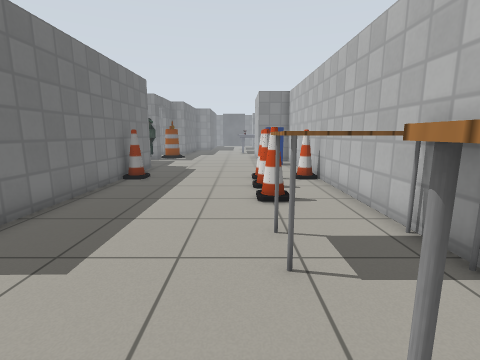
View 1 (above)

14 first-person views from a walk through a robot-simulator world made for Gazebo. The camera is 1 m above the floor, tilts 10° down and sees 85° across. The lines on the ground mark 1 m squares. The floor is counted in squares, 0.5 m on a side. Each view is taken from the middle of a square. On the plan, view 1 faces up. The plan holds only what a view shows up to about 16 squares ahead; the rest is blank. The place goes on beyond the plan. The robots in the file are not drawn. Simple patterns stand in for the simulator's built-in surfaces. Some stock models are drawn as simple stand-ins.

View 2
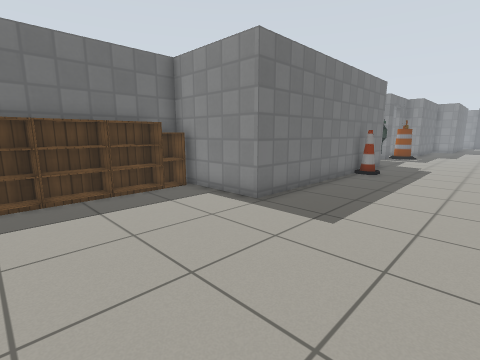

View 3
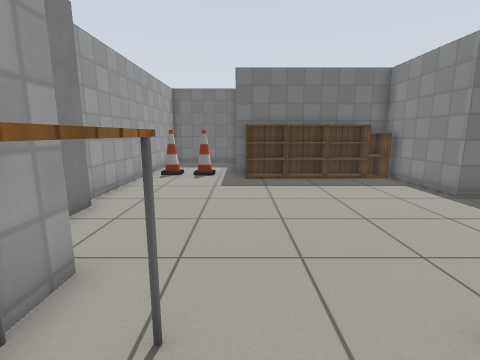

View 4
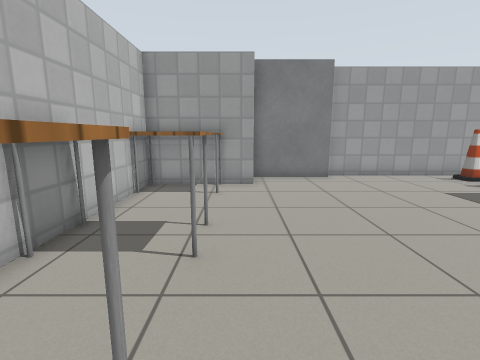

View 5
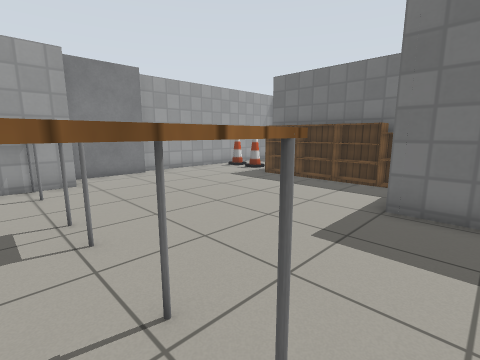

View 6
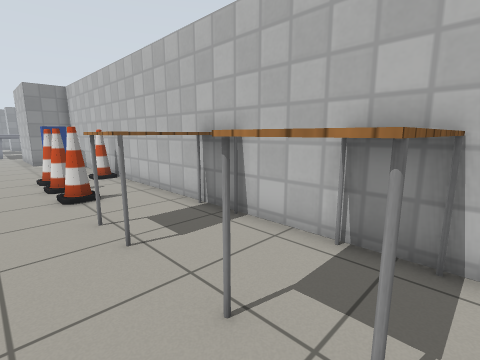

View 7
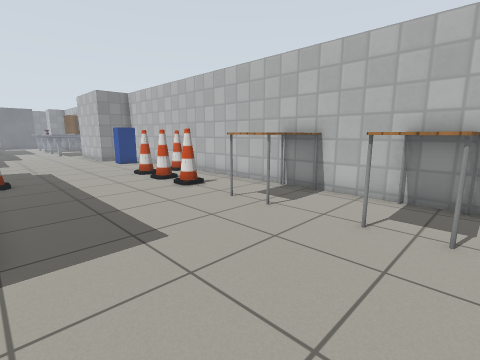

View 8
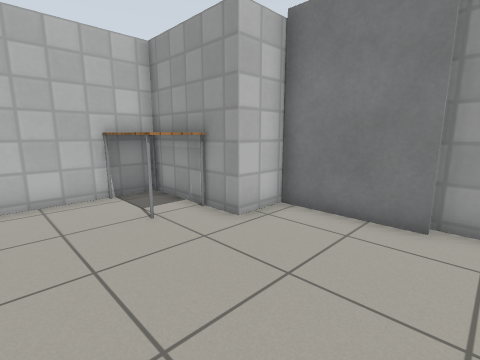

View 9
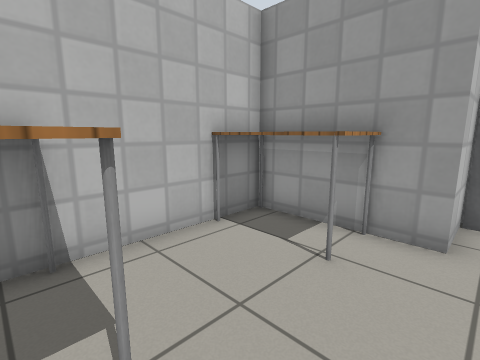

View 10
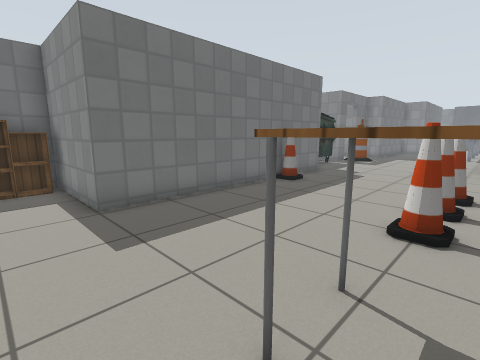

View 11
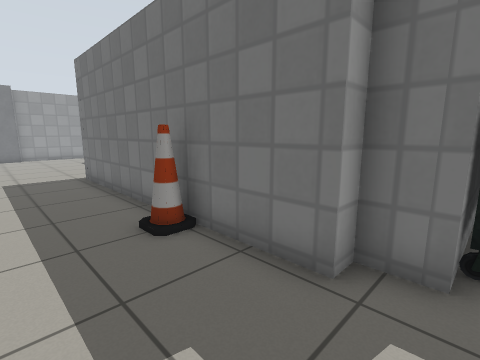

View 12
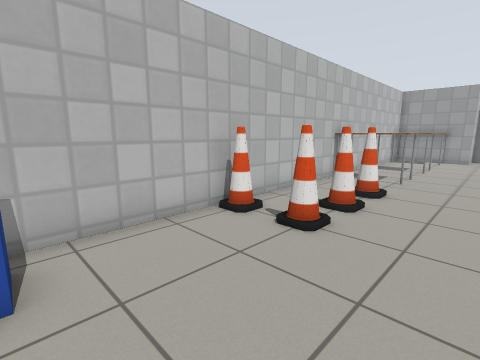

View 13
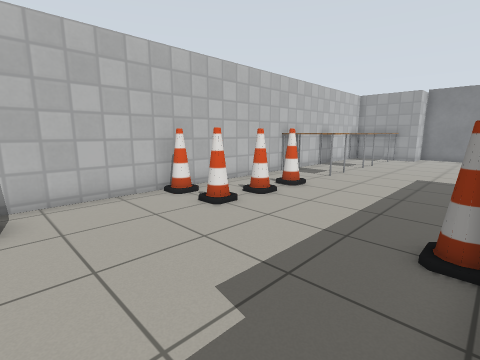

View 14
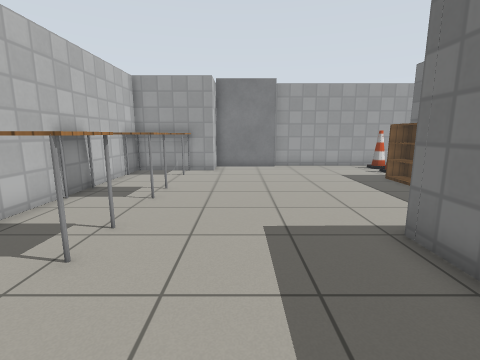

### Floor plan
Points are (right, up) in squares from view 1. A wall is a line through its corners. A room is listed if a view was taken in it or the views show most of it. See-through windows are left out.
Room 1 (views 1, 2, 3, 4, 5, 6, 7, 8, 9, 10, 11, 12, 13, 14)
walls: (-0.5, -7.6) (-0.5, -5.4) (3.7, -5.4) (3.6, 17.5); (-6, 16.6) (-6, 15.5) (-5.3, 15.5) (-5.3, 4) (-9.8, 4) (-9.8, -3.2); (-12.5, -7.6) (-4, -7.6)
objects: cone (-10, -7) to (-10, -6); cone (-10, -5); dumpster (-10, 17) to (-6, 17); bookshelf (-9, -3) to (-9, -2); bookshelf (-9, -1) to (-9, 0); bookshelf (-9, 1) to (-9, 2); cabinet (-9, 3); cone (-5, 12); grey box (-4, -7) to (-1, -7); table (1, -5) to (3, -4); table (1, -1) to (3, 1); table (1, 4) to (3, 5); cone (1, 8); cone (1, 10); cone (1, 12); postbox (2, 17) to (3, 17); cone (3, 12)

Where each view was taken, in squares from view 1:
view 1: 0 up, 0 right, facing up
view 2: 2 down, 0 right, facing up-left
view 3: 3 down, 3 right, facing left
view 4: 5 up, 0 right, facing down
view 5: 6 up, 2 right, facing down-left
view 6: 1 down, 1 left, facing up-right
view 7: 1 down, 5 left, facing up-right
view 8: 1 down, 5 left, facing down-right
view 9: 0 up, 1 left, facing down-right
view 10: 2 up, 2 right, facing up-left
view 11: 17 up, 2 left, facing down-left
view 12: 17 up, 2 left, facing down-right
view 13: 17 up, 5 left, facing down-right
view 14: 9 up, 2 left, facing down
